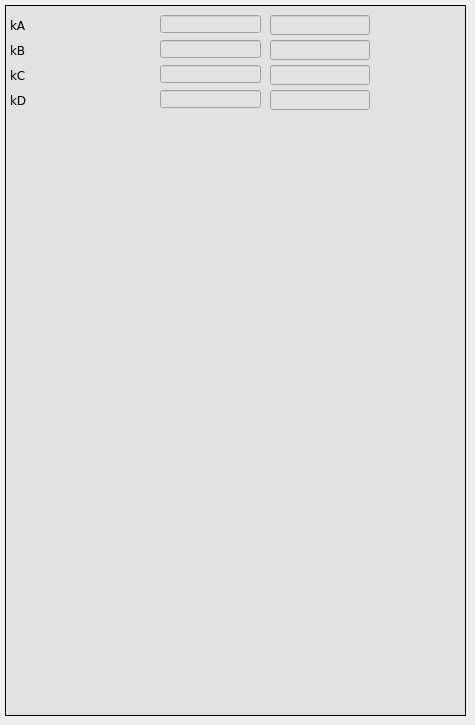
      <widget class="QWidget" name="sc">
       <attribute name="title">
        <string>CH scalling</string>
       </attribute>
       <widget class="caFrame" name="caframe">
        <property name="geometry">
         <rect>
          <x>5</x>
          <y>5</y>
          <width>461</width>
          <height>711</height>
         </rect>
        </property>
        <property name="styleSheet">
         <string notr="true">background-color: rgb(226, 226, 226);</string>
        </property>
        <property name="frameShape">
         <enum>QFrame::Box</enum>
        </property>
        <widget class="QLabel" name="label_17">
         <property name="geometry">
          <rect>
           <x>5</x>
           <y>10</y>
           <width>146</width>
           <height>21</height>
          </rect>
         </property>
         <property name="font">
          <font>
           <family>DejaVu Sans</family>
          </font>
         </property>
         <property name="text">
          <string>kA</string>
         </property>
        </widget>
        <widget class="QLabel" name="label_22">
         <property name="geometry">
          <rect>
           <x>5</x>
           <y>35</y>
           <width>141</width>
           <height>21</height>
          </rect>
         </property>
         <property name="font">
          <font>
           <family>DejaVu Sans</family>
          </font>
         </property>
         <property name="text">
          <string>kB</string>
         </property>
        </widget>
        <widget class="caTextEntry" name="catextentry_12">
         <property name="geometry">
          <rect>
           <x>265</x>
           <y>10</y>
           <width>100</width>
           <height>20</height>
          </rect>
         </property>
         <property name="font">
          <font>
           <family>DejaVu Sans</family>
           <pointsize>9</pointsize>
           <stylestrategy>PreferDefault</stylestrategy>
          </font>
         </property>
         <property name="alignment">
          <set>Qt::AlignLeading|Qt::AlignLeft|Qt::AlignVCenter</set>
         </property>
         <property name="channel" stdset="0">
          <string notr="true">$(DEVICE):calibration:ka_sp</string>
         </property>
         <property name="background">
          <color>
           <red>230</red>
           <green>230</green>
           <blue>230</blue>
          </color>
         </property>
         <property name="colorMode">
          <enum>caLineEdit::Static</enum>
         </property>
         <property name="limitsMode">
          <enum>caLineEdit::User</enum>
         </property>
         <property name="maxValue">
          <double>15.000000000000000</double>
         </property>
        </widget>
        <widget class="caLineEdit" name="calineedit_22">
         <property name="geometry">
          <rect>
           <x>155</x>
           <y>60</y>
           <width>101</width>
           <height>18</height>
          </rect>
         </property>
         <property name="sizePolicy">
          <sizepolicy hsizetype="Preferred" vsizetype="Preferred">
           <horstretch>0</horstretch>
           <verstretch>0</verstretch>
          </sizepolicy>
         </property>
         <property name="font">
          <font>
           <family>DejaVu Sans</family>
           <pointsize>11</pointsize>
           <stylestrategy>PreferDefault</stylestrategy>
          </font>
         </property>
         <property name="alignment">
          <set>Qt::AlignRight|Qt::AlignTrailing|Qt::AlignVCenter</set>
         </property>
         <property name="channel" stdset="0">
          <string notr="true">$(DEVICE):calibration:kc_mon</string>
         </property>
         <property name="background">
          <color>
           <red>255</red>
           <green>255</green>
           <blue>255</blue>
          </color>
         </property>
         <property name="colorMode">
          <enum>caLineEdit::Static</enum>
         </property>
         <property name="maxValue">
          <double>2.000000000000000</double>
         </property>
        </widget>
        <widget class="caLineEdit" name="calineedit_23">
         <property name="geometry">
          <rect>
           <x>155</x>
           <y>85</y>
           <width>101</width>
           <height>18</height>
          </rect>
         </property>
         <property name="sizePolicy">
          <sizepolicy hsizetype="Preferred" vsizetype="Preferred">
           <horstretch>0</horstretch>
           <verstretch>0</verstretch>
          </sizepolicy>
         </property>
         <property name="font">
          <font>
           <family>DejaVu Sans</family>
           <pointsize>11</pointsize>
           <stylestrategy>PreferDefault</stylestrategy>
          </font>
         </property>
         <property name="alignment">
          <set>Qt::AlignRight|Qt::AlignTrailing|Qt::AlignVCenter</set>
         </property>
         <property name="channel" stdset="0">
          <string notr="true">$(DEVICE):calibration:kd_mon</string>
         </property>
         <property name="background">
          <color>
           <red>255</red>
           <green>255</green>
           <blue>255</blue>
          </color>
         </property>
         <property name="colorMode">
          <enum>caLineEdit::Static</enum>
         </property>
         <property name="maxValue">
          <double>2.000000000000000</double>
         </property>
        </widget>
        <widget class="QLabel" name="label_23">
         <property name="geometry">
          <rect>
           <x>5</x>
           <y>60</y>
           <width>141</width>
           <height>21</height>
          </rect>
         </property>
         <property name="font">
          <font>
           <family>DejaVu Sans</family>
          </font>
         </property>
         <property name="text">
          <string>kC</string>
         </property>
        </widget>
        <widget class="QLabel" name="label_29">
         <property name="geometry">
          <rect>
           <x>5</x>
           <y>85</y>
           <width>146</width>
           <height>21</height>
          </rect>
         </property>
         <property name="font">
          <font>
           <family>DejaVu Sans</family>
          </font>
         </property>
         <property name="text">
          <string>kD</string>
         </property>
        </widget>
        <widget class="caTextEntry" name="catextentry_13">
         <property name="geometry">
          <rect>
           <x>265</x>
           <y>85</y>
           <width>100</width>
           <height>20</height>
          </rect>
         </property>
         <property name="font">
          <font>
           <family>DejaVu Sans</family>
           <pointsize>9</pointsize>
           <stylestrategy>PreferDefault</stylestrategy>
          </font>
         </property>
         <property name="alignment">
          <set>Qt::AlignLeading|Qt::AlignLeft|Qt::AlignVCenter</set>
         </property>
         <property name="channel" stdset="0">
          <string notr="true">$(DEVICE):calibration:kd_sp</string>
         </property>
         <property name="background">
          <color>
           <red>230</red>
           <green>230</green>
           <blue>230</blue>
          </color>
         </property>
         <property name="colorMode">
          <enum>caLineEdit::Static</enum>
         </property>
         <property name="limitsMode">
          <enum>caLineEdit::User</enum>
         </property>
         <property name="maxValue">
          <double>8191.000000000000000</double>
         </property>
         <property name="minValue">
          <double>0.000000000000000</double>
         </property>
        </widget>
        <widget class="caTextEntry" name="catextentry_18">
         <property name="geometry">
          <rect>
           <x>265</x>
           <y>35</y>
           <width>100</width>
           <height>20</height>
          </rect>
         </property>
         <property name="font">
          <font>
           <family>DejaVu Sans</family>
           <pointsize>9</pointsize>
           <stylestrategy>PreferDefault</stylestrategy>
          </font>
         </property>
         <property name="alignment">
          <set>Qt::AlignLeading|Qt::AlignLeft|Qt::AlignVCenter</set>
         </property>
         <property name="channel" stdset="0">
          <string notr="true">$(DEVICE):calibration:kb_sp</string>
         </property>
         <property name="background">
          <color>
           <red>230</red>
           <green>230</green>
           <blue>230</blue>
          </color>
         </property>
         <property name="colorMode">
          <enum>caLineEdit::Static</enum>
         </property>
         <property name="limitsMode">
          <enum>caLineEdit::User</enum>
         </property>
         <property name="maxValue">
          <double>2047.000000000000000</double>
         </property>
         <property name="minValue">
          <double>8.000000000000000</double>
         </property>
        </widget>
        <widget class="caTextEntry" name="catextentry_19">
         <property name="geometry">
          <rect>
           <x>265</x>
           <y>60</y>
           <width>100</width>
           <height>20</height>
          </rect>
         </property>
         <property name="font">
          <font>
           <family>DejaVu Sans</family>
           <pointsize>9</pointsize>
           <stylestrategy>PreferDefault</stylestrategy>
          </font>
         </property>
         <property name="alignment">
          <set>Qt::AlignLeading|Qt::AlignLeft|Qt::AlignVCenter</set>
         </property>
         <property name="channel" stdset="0">
          <string notr="true">$(DEVICE):calibration:kc_sp</string>
         </property>
         <property name="background">
          <color>
           <red>230</red>
           <green>230</green>
           <blue>230</blue>
          </color>
         </property>
         <property name="colorMode">
          <enum>caLineEdit::Static</enum>
         </property>
         <property name="limitsMode">
          <enum>caLineEdit::User</enum>
         </property>
         <property name="maxValue">
          <double>2047.000000000000000</double>
         </property>
         <property name="minValue">
          <double>8.000000000000000</double>
         </property>
        </widget>
        <widget class="caLineEdit" name="calineedit_25">
         <property name="geometry">
          <rect>
           <x>155</x>
           <y>35</y>
           <width>101</width>
           <height>18</height>
          </rect>
         </property>
         <property name="sizePolicy">
          <sizepolicy hsizetype="Preferred" vsizetype="Preferred">
           <horstretch>0</horstretch>
           <verstretch>0</verstretch>
          </sizepolicy>
         </property>
         <property name="font">
          <font>
           <family>DejaVu Sans</family>
           <pointsize>11</pointsize>
           <stylestrategy>PreferDefault</stylestrategy>
          </font>
         </property>
         <property name="alignment">
          <set>Qt::AlignRight|Qt::AlignTrailing|Qt::AlignVCenter</set>
         </property>
         <property name="channel" stdset="0">
          <string notr="true">$(DEVICE):calibration:kb_mon</string>
         </property>
         <property name="background">
          <color>
           <red>255</red>
           <green>255</green>
           <blue>255</blue>
          </color>
         </property>
         <property name="colorMode">
          <enum>caLineEdit::Static</enum>
         </property>
         <property name="maxValue">
          <double>2.000000000000000</double>
         </property>
        </widget>
        <widget class="caLineEdit" name="calineedit_53">
         <property name="geometry">
          <rect>
           <x>155</x>
           <y>10</y>
           <width>101</width>
           <height>18</height>
          </rect>
         </property>
         <property name="sizePolicy">
          <sizepolicy hsizetype="Preferred" vsizetype="Preferred">
           <horstretch>0</horstretch>
           <verstretch>0</verstretch>
          </sizepolicy>
         </property>
         <property name="font">
          <font>
           <family>DejaVu Sans</family>
           <pointsize>11</pointsize>
           <stylestrategy>PreferDefault</stylestrategy>
          </font>
         </property>
         <property name="alignment">
          <set>Qt::AlignRight|Qt::AlignTrailing|Qt::AlignVCenter</set>
         </property>
         <property name="channel" stdset="0">
          <string notr="true">$(DEVICE):calibration:ka_mon</string>
         </property>
         <property name="background">
          <color>
           <red>255</red>
           <green>255</green>
           <blue>255</blue>
          </color>
         </property>
         <property name="colorMode">
          <enum>caLineEdit::Static</enum>
         </property>
         <property name="maxValue">
          <double>2.000000000000000</double>
         </property>
        </widget>
       </widget>
      </widget>
